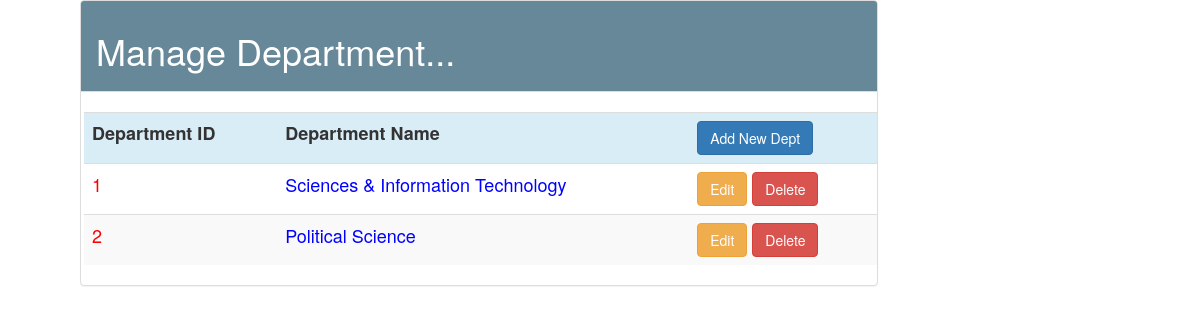
The app's page /video6/ManageDepartment.php with its own data.
### tables this page shows
CREATE TABLE `department` (
  `DepartmentID` int(15) NOT NULL,
  `DepartmentName` varchar(150) NOT NULL
);

### video6/ManageDepartment.php (the view, shortened to what this page needs)
<?php
include("Connection.php");
?>
<!DOCTYPE html>
<html lang="en">
<head>
<link href="style/css/bootstrap.min.css" rel="stylesheet">
<link href="style/css/k.css" rel="stylesheet">
</head>
<body>
   	<div class="container-fluid">
    <div class="col-md-9 content">
    <div class="panel panel-default" style="margin-left:50px">
    <div class="panel-heading" style="background-color:#668899">
        <h1  style="color:white">Manage Department... </h1>
    </div><br>
        <div class='table-responsive'>
            <div style="overflow-x:scroll;">
<table class="table table-striped " style="font-size:18px; margin-left:3px">
    <tr class="info">
        <th>Department ID</th>
        <th>Department Name</th>
	   <th>
        <a href='AddDepartment.php' class="btn btn-primary" >
            Add New Dept</a>
            </th>
            </tr>
<?php
$result=mysqli_query($connection,"select DepartmentID, DepartmentName from department")or die ("query 2 incorrect.......");
while(list($DepartmentID,$DepartmentName)=mysqli_fetch_array($result))
{
echo "<tr><td style='color:red'>$DepartmentID</td><td style='color:blue'>$DepartmentName</td>";
echo"<td>
<a href='EditDepartment.php?DepartmentID=$DepartmentID' class='btn btn-warning'> Edit</a>
<a href='ManageDepartment.php?DepartmentID=$DepartmentID&action=delete' class='btn btn-danger'>Delete</a>
</td></tr>";
}
?>
                                </table>
                            </div>
                        </div>
                    </div>
                </div>
            </div>
    </body>
</html>

### records on screen
department: DepartmentID "1", DepartmentName "Sciences & Information Technology"
department: DepartmentID "2", DepartmentName "Political Science"
